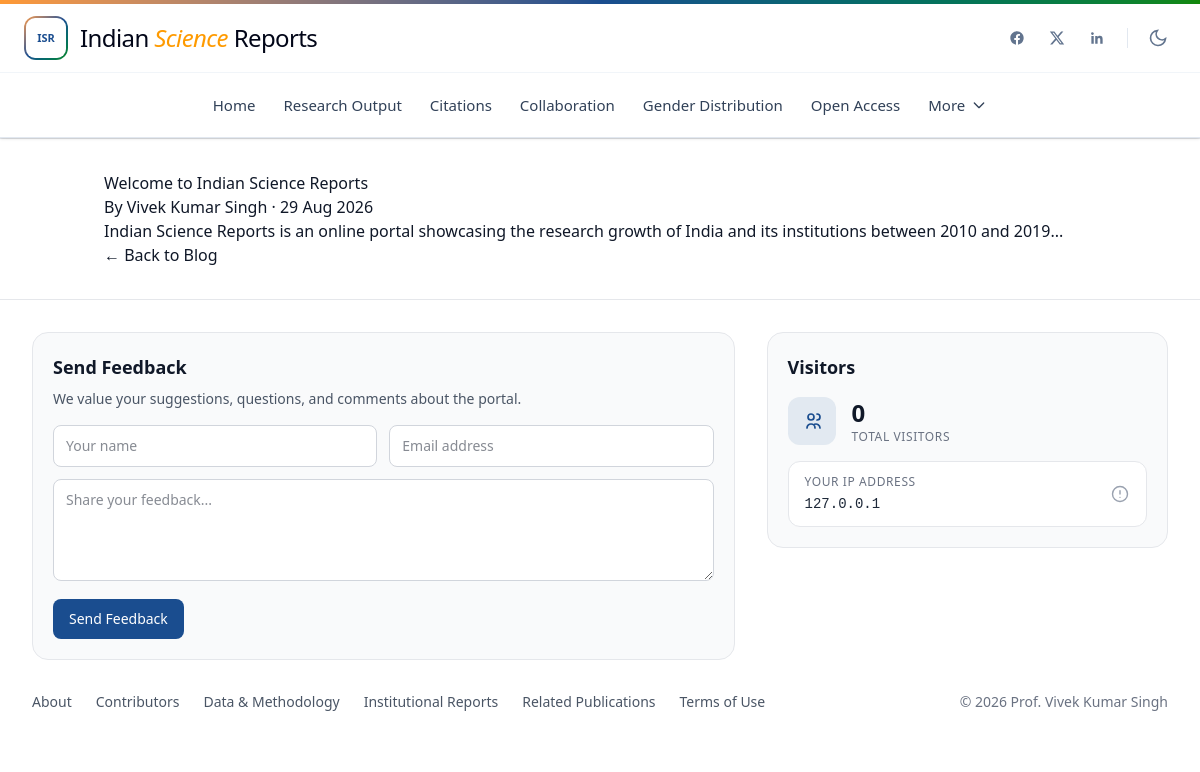
The app's page /blog/welcome-to-indian-science-reports with its own data.
### tables this page shows
CREATE TABLE posts (
    id              INT UNSIGNED AUTO_INCREMENT PRIMARY KEY,
    slug            VARCHAR(200) NOT NULL UNIQUE,
    title           VARCHAR(255) NOT NULL,
    excerpt         VARCHAR(500) NULL,
    body            MEDIUMTEXT   NOT NULL,            
    author          VARCHAR(150) NULL,
    cover_image     VARCHAR(255) NULL,
    is_published    TINYINT(1)   NOT NULL DEFAULT 1,
    published_at    DATETIME     NOT NULL,
    created_at      TIMESTAMP    NOT NULL DEFAULT CURRENT_TIMESTAMP,
    INDEX idx_posts_published (is_published, published_at)
);

### includes/functions.php (called while the page is built, shortened)
<?php
function e(?string $value): string
{
    return htmlspecialchars($value ?? '', ENT_QUOTES, 'UTF-8');
}
function url(string $path = ''): string
{
    return '/' . ltrim($path, '/');
}
function format_date(?string $datetime): string
{
    $ts = strtotime($datetime);
    return $ts ? date('d M Y', $ts) : '';
}

### pages/blog-post.php (the view, shortened to what this page needs)
<?php
$slug = $params['slug'] ?? '';
$stmt = $pdo->prepare("SELECT * FROM posts WHERE slug = :slug AND is_published = 1 LIMIT 1");
$stmt->execute([':slug' => $slug]);
$post = $stmt->fetch();
?>
<article class="container blog-post">
    <h1><?= e($post['title']) ?></h1>
    <p class="post-meta">
        <?php if ($post['author']): ?>By <?= e($post['author']) ?> &middot; <?php endif; ?>
        <time datetime="<?= e($post['published_at']) ?>"><?= e(format_date($post['published_at'])) ?></time>
    </p>
    <div class="post-body">
        <?= $post['body']  ?>
    </div>
    <p><a href="<?= url('blog') ?>">&larr; Back to Blog</a></p>
</article>

### assets/css/style.css (style rules this page uses)
:root { --site-max-width: 1280px; }
html, body { margin: 0; padding: 0; }
body { min-height: 100vh; }
.container, main > .container { width: min(100%, var(--site-max-width)); margin-inline: auto; padding-left: 1rem; padding-right: 1rem; }

### records on screen
posts: title "Welcome to Indian Science Reports", author "Vivek Kumar Singh", published_at "29 Aug 2026", body "Indian Science Reports is an online portal showcasing the research growth of India and its institutions between 2010 and 2019..."

### other values on screen
$item['label'] "Home"
$item['label'] "Research Output"
$item['label'] "Citations"
$item['label'] "Collaboration"
$item['label'] "Gender Distribution"
$item['label'] "Open Access"
$item['label'] "More"
$visitorTotal "0"
$visitorIp "127.0.0.1"
